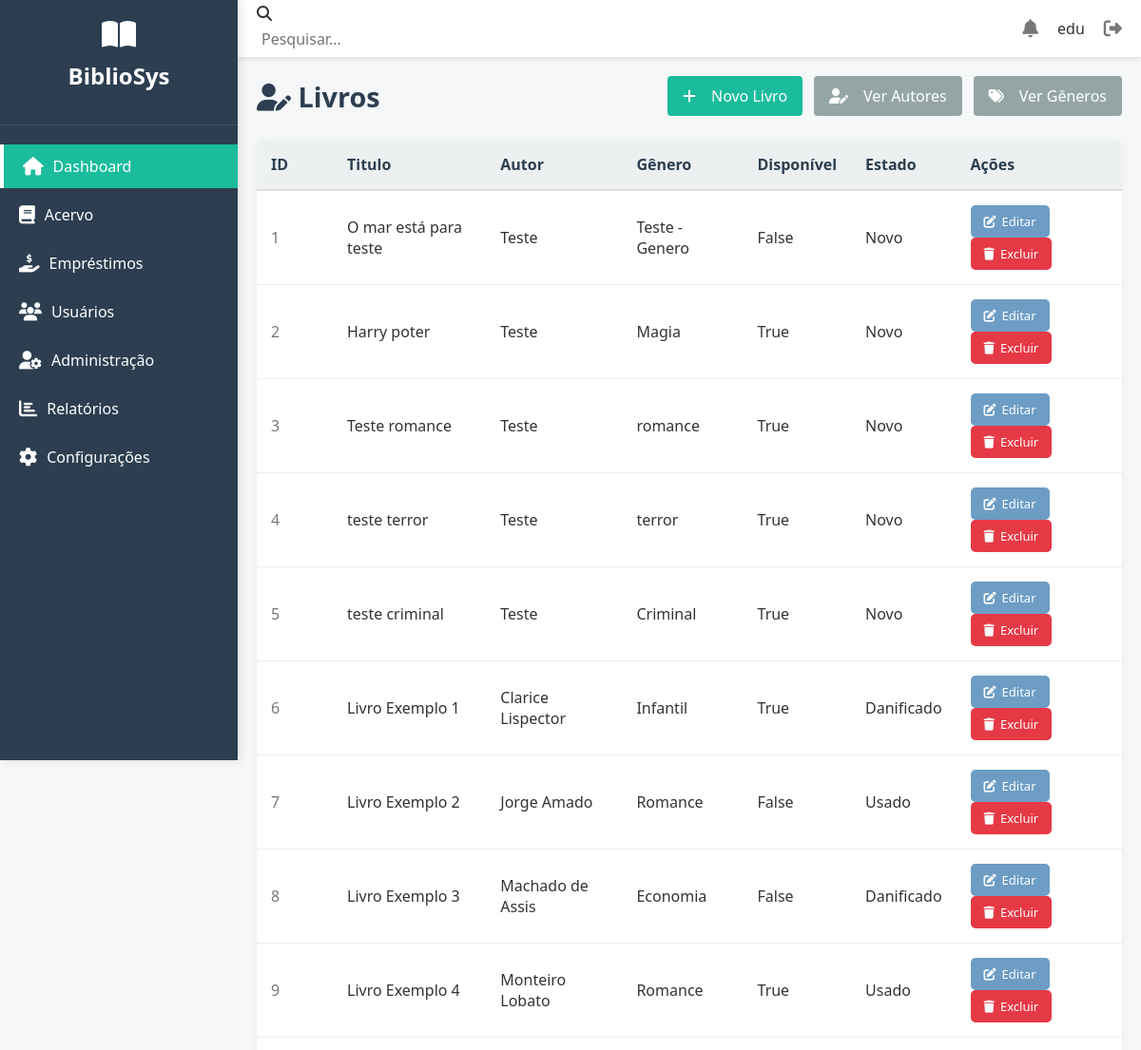
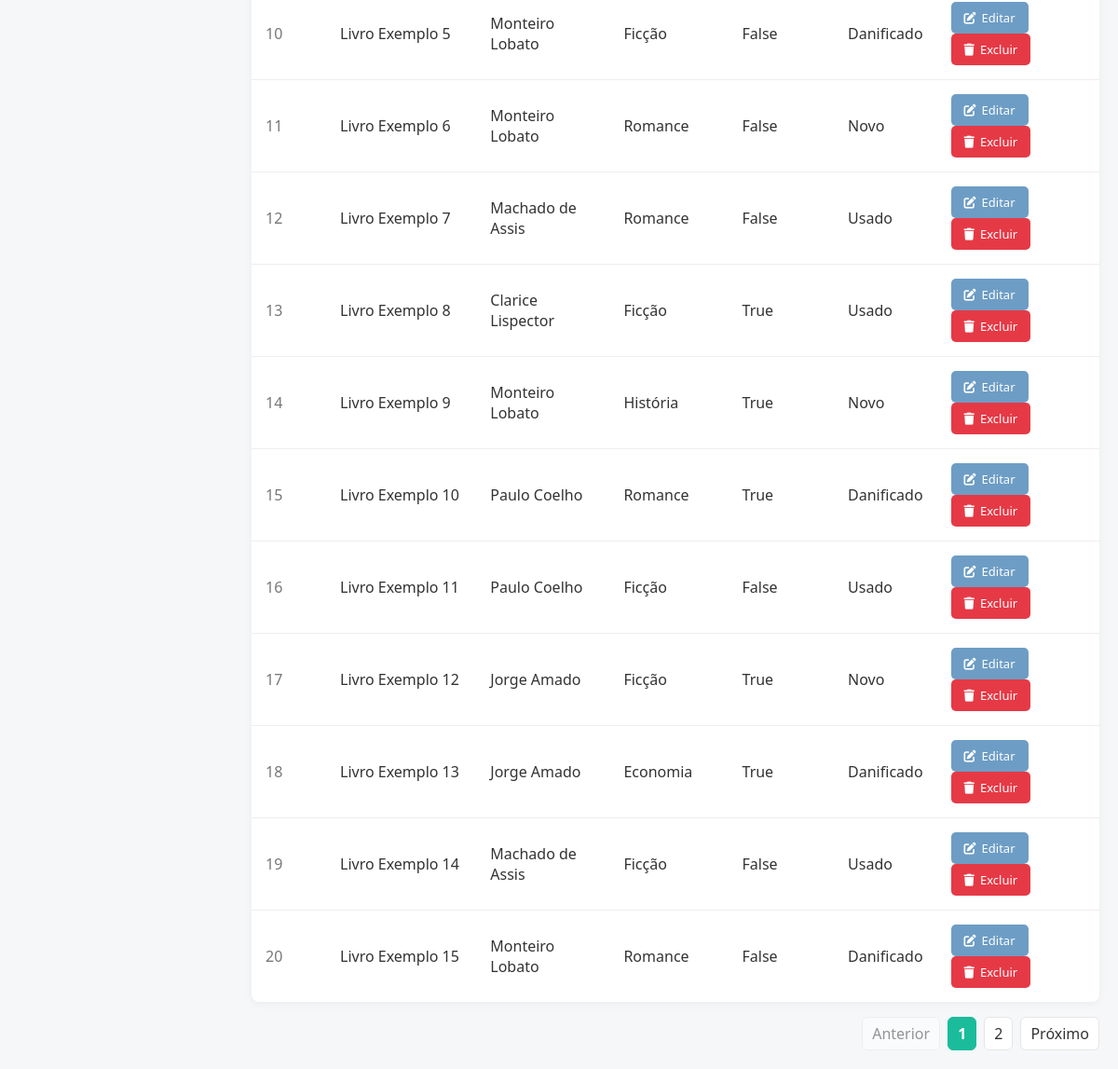
Screenshot of /livros/lista/ (signed in) with the database file from the repository (2 pictures, top to bottom).
### livros/models.py (models this page shows, shortened)
class Livro(models.Model):
    titulo = models.CharField(max_length=200 , verbose_name='Título')
    autor = models.ForeignKey(Autor, on_delete=models.PROTECT, verbose_name='Autor')
    genero = models.ForeignKey(Genero, on_delete=models.PROTECT, verbose_name='Gênero')
    data_aquisicao = models.DateField(null=True, blank=True, verbose_name='Data de Aquisição')
    disponivel = models.BooleanField(default=True, verbose_name='Disponível', choices=[
        (True, 'Sim'),
        (False, 'Não'),
    ])
    estado = models.CharField(max_length=20, choices=[
        ('Novo', 'Novo'),
        ('Usado', 'Usado'),
        ('Danificado', 'Danificado'),
    ], default='Novo', verbose_name='Estado')

class Autor(models.Model):
    nome = models.CharField(max_length=100, verbose_name='Nome do Autor')

class Genero(models.Model):
    nome = models.CharField(max_length=50, verbose_name='Nome do Gênero')

### livros/views.py (the view)
# urls.py: path('lista/', LivroListView.as_view(), name='livro_list'),
class LivroListView(AdminRequiredMixin, ListView):
    model = Livro
    template_name = 'livro_list.html'
    context_object_name = 'livros'
    paginate_by = 20
    def get_queryset(self):
        return Livro.objects.select_related('autor', 'genero').all()

### livros/views.py (called while the page is built)
    def test_func(self):
        return self.request.user.is_staff or self.request.user.is_superuser

### livros/templates/livro_list.html (shortened to what this page needs)
{% extends 'modelo.html' %}
{% load static %}
{% block cards %}
<div class="content">
            <div class="page-header">
                <h1 class="page-title"><i class="fas fa-user-pen"></i> Livros</h1>
                <div class="header-actions">
                    <a href="{% url 'livro_create' %}" class="btn"><i class="fas fa-plus"></i> Novo Livro</a>
                    <a href="{% url 'autor_list' %}" class="btn btn-tertiary"><i class="fas fa-user-pen"></i> Ver Autores</a>
                    <a href="{% url 'genero_list' %}" class="btn btn-tertiary"><i class="fas fa-tags"></i> Ver Gêneros</a>
                </div>
            </div>
            <div class="authors-table-container">
                <table class="authors-table">
                    <thead>
                        <tr>
                            <th class="id-column">ID</th>
                            <th>Titulo</th>
                            <th>Autor</th>
                            <th>Gênero</th>
                            <th>Disponível</th>
                            <th>Estado</th>
                            <th>Ações</th>
                        </tr>
                    </thead>
                    <tbody>
                        {% for livro in livros %}
                        <tr>
                            <td class="id-column">{{ livro.id }}</td>
                            <td>{{ livro.titulo }}</td>
                            <td>{{ livro.autor.nome }}</td>
                            <td>{{ livro.genero.nome }}</td>
                            <td>{{ livro.disponivel }}</td>
                            <td>{{ livro.estado }}</td>
                            <td class="actions">
                                <a href="{% url 'editar_livro' livro.id %}" class="btn-edit">
                                    <i class="fas fa-edit"></i> Editar
                                </a>
                                <a href="{% url 'excluir_livro' livro.id %}" class="btn-delete">
                                    <i class="fas fa-trash"></i> Excluir
                                </a>
                            </td>
                        </tr>
                        {% empty %}
                        <tr>
                            <td colspan="2" style="text-align: center; padding: 30px;">
                                Nenhum livro cadastrado.
                            </td>
                        </tr>
                        {% endfor %}
                    </tbody>
                </table>
            </div>
            {% if is_paginated %}
            <div class="table-pagination">
                <ul class="pagination-list">
                    {% if page_obj.has_previous %}
                        <li class="pagination-item"><a href="?page={{ page_obj.previous_page_number }}">Anterior</a></li>
                    {% else %}
                        <li class="pagination-item disabled">Anterior</li>
                    {% endif %}
                    {% for num in paginator.page_range %}
                        {% if num == page_obj.number %}
                            <li class="pagination-item active">{{ num }}</li>
                        {% else %}
                            <li class="pagination-item"><a href="?page={{ num }}">{{ num }}</a></li>
                        {% endif %}
                    {% endfor %}
                    {% if page_obj.has_next %}
                        <li class="pagination-item"><a href="?page={{ page_obj.next_page_number }}">Próximo</a></li>
                    {% else %}
                        <li class="pagination-item disabled">Próximo</li>
                    {% endif %}
                </ul>
            </div>
            {% endif %}
        </div>
{% endblock %}

### paginas/templates/modelo.html (shortened to what this page needs)
{% load static %}
<!DOCTYPE html>
<html lang="pt-BR">
<head>
    <link rel="stylesheet" href="https://cdnjs.cloudflare.com/ajax/libs/font-awesome/6.4.0/css/all.min.css">
    <link rel="stylesheet" href="{% static 'css/styles.css' %}">
    <link rel="stylesheet" href="{% static 'css/formulario.css' %}">
    <link rel="stylesheet" href="{% static 'css/listas.css' %}">
    <link rel="stylesheet" href="{% static 'css/formulario_exclusao.css' %}">
    <link rel="stylesheet" href="{% static 'css/livros_disponiveis.css' %}">
</head>
<body>
    {% if request.user.is_authenticated %}
    {% block menu %}
    <div class="sidebar">
        <div class="sidebar-header">
            <i class="fas fa-book-open fa-2x"></i>
            <h2 style="color: white;">BiblioSys</h2>
        </div>
        <div class="sidebar-menu">
            <ul>
                <li><a href="{% url 'pagina_index' %}" class="active"><i class="fas fa-home"></i> <span>Dashboard</span></a></li>
                <li><a href="{% url 'livros_disponiveis' %}"><i class="fas fa-book"></i> <span>Acervo</span></a></li>
                <li><a href="{% url 'meus_emprestimos' %}"><i class="fas fa-hand-holding-usd"></i> <span>Empréstimos</span></a></li>
                {% if request.user.is_staff or request.user.is_superuser %}
                <li><a href="{% url 'usuario_list' %}"><i class="fas fa-users"></i> <span>Usuários</span></a></li>
                <li><a href="{% url 'livro_list' %}"><i class="fas fa-user-cog"></i> <span>Administração</span></a></li>
                <li><a href="#"><i class="fas fa-chart-bar"></i> <span>Relatórios</span></a></li>
                <li><a href="#"><i class="fas fa-cog"></i> <span>Configurações</span></a></li>
                {% endif %}
            </ul>
        </div>
    </div>
    {% endblock %}
    {% block header %}
    <div class="main-content">
        <div class="header">
            <div class="search-bar">
                <i class="fas fa-search"></i>
                <input type="text" placeholder="Pesquisar..." style="border: none; background: transparent; padding: 5px; outline: none;">
            </div>
            <div class="user-info">
                <i class="fas fa-bell"></i>
                <span>{{ request.user }}</span>
                <form method="post" action="{% url 'logout' %}" style="display: inline">
                    <button type="submit" class="logout-btn">
                        <i class="fas fa-sign-out-alt"></i>
                    </button>
                </form>
            </div>
        </div>
        {% endblock %}
        {% block cards %}{% endblock %}
    {% endif %}
</body>
</html>

### static/css/styles.css (style rules this page uses)
* { margin: 0; padding: 0; box-sizing: border-box; font-family: "Segoe UI", Tahoma, Geneva, Verdana, sans-serif; }
:root { --primary: #2c3e50; --secondary: #34495e; --accent: #1abc9c; --light: #ecf0f1; --dark: #2c3e50; --success: #2ecc71; --warning: #f39c12; --danger: #e74c3c; --sidebar-width: 250px; --header-height: 60px; }
body { background-color: #f5f7f9; color: #333; display: flex; min-height: 100vh; }
.sidebar { width: var(--sidebar-width); background: var(--primary); color: white; height: 100vh; position: fixed; transition: all 0.3s ease; z-index: 1000; box-shadow: 3px 0 10px rgba(0, 0, 0, 0.1); }
.sidebar-header { padding: 20px; text-align: center; border-bottom: 1px solid rgba(255, 255, 255, 0.1); color: white; }
.sidebar-header h2 { margin-top: 10px; font-size: 1.5rem; }
.sidebar-menu { padding: 20px 0; }
.sidebar-menu ul { list-style: none; }
.sidebar-menu li { margin-bottom: 5px; }
.sidebar-menu a { color: #fff; text-decoration: none; display: flex; align-items: center; padding: 12px 20px; transition: all 0.3s; }
.sidebar-menu a:hover, .sidebar-menu a.active { background: var(--accent); border-left: 4px solid white; }
.sidebar-menu i { margin-right: 10px; font-size: 1.2rem; }
.main-content { flex: 1; margin-left: var(--sidebar-width); width: calc(100% - var(--sidebar-width)); }
.header { background: white; height: var(--header-height); display: flex; align-items: center; justify-content: space-between; padding: 0 20px; box-shadow: 0 2px 5px rgba(0, 0, 0, 0.1); position: sticky; top: 0; z-index: 100; }
.user-info { display: flex; align-items: center; gap: 20px; }
.user-info i { font-size: 1.2rem; }
.user-info .fa-bell { color: #777; }
.logout-btn { background: none; border: none; padding: 0; cursor: pointer; color: #777; transition: color 0.3s; display: flex; align-items: center; }
.content { padding: 20px; }
h2 { color: var(--dark); margin-bottom: 15px; }

### static/css/formulario.css (style rules this page uses)
input, select, textarea { width: 100%; padding: 12px; border: 1px solid #ddd; border-radius: 4px; font-size: 1rem; box-sizing: border-box; }
.btn { padding: 12px 20px; border: none; border-radius: 4px; font-size: 1rem; cursor: pointer; transition: all 0.3s; display: inline-flex; align-items: center; justify-content: center; }
.btn i { margin-right: 8px; }

### static/css/listas.css (style rules this page uses)
.page-header { display: flex; display: flex; justify-content: space-between; align-items: center; margin-bottom: 25px; }
.page-title { color: var(--dark); font-size: 1.8rem; }
.header-actions { display: flex; gap: 12px; flex-wrap: wrap; }
.btn { background-color: var(--accent); color: white; border: none; padding: 10px 16px; border-radius: 4px; cursor: pointer; font-weight: 500; transition: all 0.3s; text-decoration: none; display: inline-flex; align-items: center; gap: 8px; }
.btn-tertiary { background-color: #95a5a6; }
.authors-table-container { background: white; border-radius: 8px; box-shadow: 0 2px 10px rgba(0, 0, 0, 0.05); overflow: hidden; }
.authors-table { width: 100%; border-collapse: collapse; }
.authors-table th { background-color: var(--light); padding: 15px; text-align: left; font-weight: 600; color: var(--dark); border-bottom: 2px solid #ddd; }
.authors-table td { padding: 15px; border-bottom: 1px solid #eee; }
.authors-table tr:last-child td { border-bottom: none; }
.id-column { width: 80px; color: #777; }
.btn-edit, .btn-delete { padding: 8px 14px; border-radius: 5px; font-size: 13px; text-decoration: none; display: inline-flex; align-items: center; gap: 6px; transition: all 0.2s ease; white-space: nowrap; min-width: max-content; }
.btn-edit { background-color: #6d9dc5; color: white; }
.btn-delete { background-color: #e63946; color: white; }
.table-pagination { margin-top: 16px; display:flex; justify-content:flex-end; }
.table-pagination .pagination-list { display:flex; gap:8px; list-style:none; margin:0; padding:0; }
.table-pagination .pagination-item { padding:6px 10px; border-radius:6px; background:#fff; border:1px solid #e6e6e6; }
.table-pagination .pagination-item a { text-decoration:none; color:inherit; }
.table-pagination .pagination-item.active { background:var(--accent); color:#fff; border-color:var(--accent); font-weight:600; }
.table-pagination .pagination-item.disabled { opacity:0.5; cursor:default; }

### rows the page displays
Livro: id "1", titulo "O mar está para teste", autor.nome "Teste", genero.nome "Teste - Genero", disponivel "False", estado "Novo"
Livro: id "2", titulo "Harry poter", autor.nome "Teste", genero.nome "Magia", disponivel "True", estado "Novo"
Livro: id "3", titulo "Teste romance", autor.nome "Teste", genero.nome "romance", disponivel "True", estado "Novo"
Livro: id "4", titulo "teste terror", autor.nome "Teste", genero.nome "terror", disponivel "True", estado "Novo"
Livro: id "5", titulo "teste criminal", autor.nome "Teste", genero.nome "Criminal", disponivel "True", estado "Novo"
Livro: id "6", titulo "Livro Exemplo 1", autor.nome "Clarice Lispector", genero.nome "Infantil", disponivel "True", estado "Danificado"
Livro: id "7", titulo "Livro Exemplo 2", autor.nome "Jorge Amado", genero.nome "Romance", disponivel "False", estado "Usado"
Livro: id "8", titulo "Livro Exemplo 3", autor.nome "Machado de Assis", genero.nome "Economia", disponivel "False", estado "Danificado"
Livro: id "9", titulo "Livro Exemplo 4", autor.nome "Monteiro Lobato", genero.nome "Romance", disponivel "True", estado "Usado"
Livro: id "10", titulo "Livro Exemplo 5", autor.nome "Monteiro Lobato", genero.nome "Ficção", disponivel "False", estado "Danificado"
Livro: id "11", titulo "Livro Exemplo 6", autor.nome "Monteiro Lobato", genero.nome "Romance", disponivel "False", estado "Novo"
Livro: id "12", titulo "Livro Exemplo 7", autor.nome "Machado de Assis", genero.nome "Romance", disponivel "False", estado "Usado"
Livro: id "13", titulo "Livro Exemplo 8", autor.nome "Clarice Lispector", genero.nome "Ficção", disponivel "True", estado "Usado"
Livro: id "14", titulo "Livro Exemplo 9", autor.nome "Monteiro Lobato", genero.nome "História", disponivel "True", estado "Novo"
Livro: id "15", titulo "Livro Exemplo 10", autor.nome "Paulo Coelho", genero.nome "Romance", disponivel "True", estado "Danificado"
Livro: id "16", titulo "Livro Exemplo 11", autor.nome "Paulo Coelho", genero.nome "Ficção", disponivel "False", estado "Usado"
Livro: id "17", titulo "Livro Exemplo 12", autor.nome "Jorge Amado", genero.nome "Ficção", disponivel "True", estado "Novo"
Livro: id "18", titulo "Livro Exemplo 13", autor.nome "Jorge Amado", genero.nome "Economia", disponivel "True", estado "Danificado"
Livro: id "19", titulo "Livro Exemplo 14", autor.nome "Machado de Assis", genero.nome "Ficção", disponivel "False", estado "Usado"
Livro: id "20", titulo "Livro Exemplo 15", autor.nome "Monteiro Lobato", genero.nome "Romance", disponivel "False", estado "Danificado"

### other values shown
{{ request.user }} "edu"
{{ num }} "1"
{{ num }} "2"
